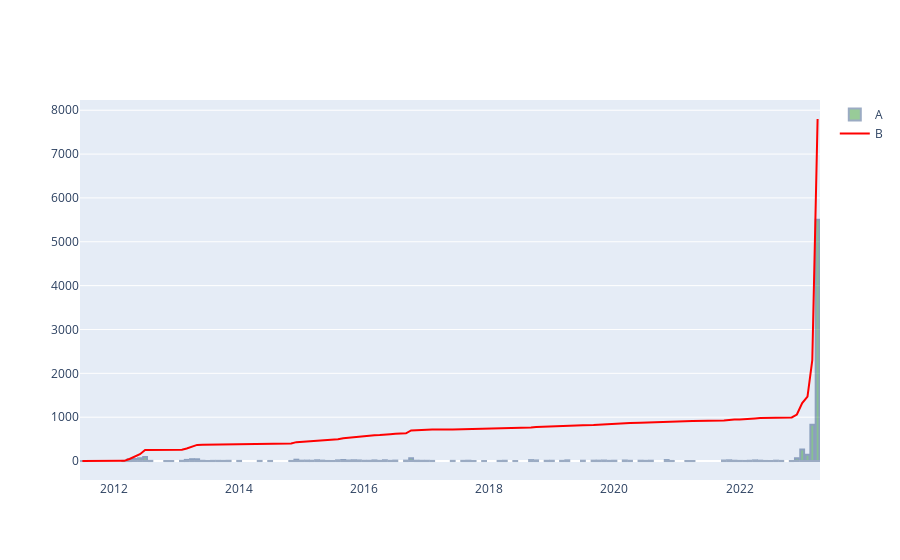

Notebook source saved alongside this figure:
### Code cell
# Second grouped dataset
tweets_dataset_normalized_grouped_series_plot = (
    hashtag_dataset
    .groupby(
        ['date']
    )
    ['hashtag']
    .count()
    .reset_index()
    .rename(columns={'hashtag': 'hashtags_count'})
    .sort_values(by='date')
    .assign(
        hashtags_count_cumsum=lambda df: df['hashtags_count'].cumsum()
    )
)

# set up plotly figure
fig = make_subplots(1,1)

# add first bar trace at row = 1, col = 1
fig.add_trace(go.Bar(x=tweets_dataset_normalized_grouped_series_plot['date'], 
                     y=tweets_dataset_normalized_grouped_series_plot['hashtags_count'],
                     name='A',
                     marker_color = 'green',
                     opacity=0.4,
                     marker_line_color='rgb(8,48,107)',
                     marker_line_width=2),
              row = 1, col = 1)

# add first scatter trace at row = 1, col = 1
fig.add_trace(go.Scatter(x=tweets_dataset_normalized_grouped_series_plot['date'], 
                         y=tweets_dataset_normalized_grouped_series_plot['hashtags_count_cumsum'], 
                         line=dict(color='red'), name='B'),
              row = 1, col = 1)

fig.show()
